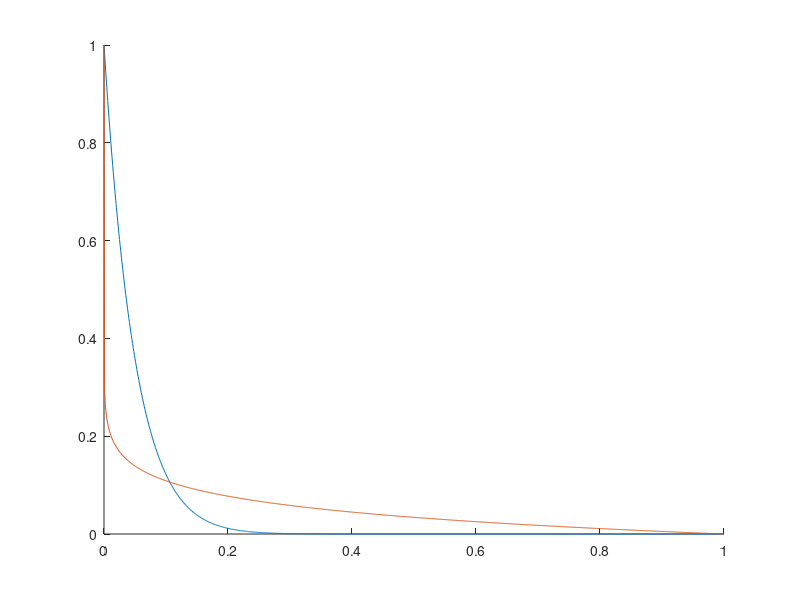

Source code (MATLAB):
eps2=1e-0;

Cb=0.3;
T_1=linspace(500,800,1000);
Ts=700;
solidus=Cb/2*(1-tanh((T_1-Ts)/eps2));

figure(10)
clf
plot(solidus,T_1)
xlim([0,1])

%%
n_order=20;
cs=linspace(0,1,1000);

T1=(1-cs).^n_order;
T2=1-cs.^(1/n_order);

figure(10)
clf; hold on;
plot(cs,T1)
plot(cs,T2)
xlim([0,1])
